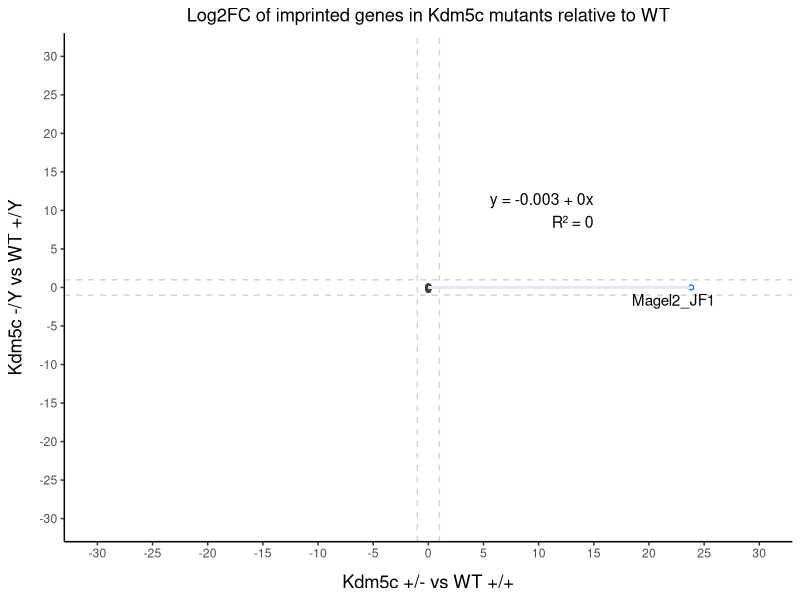

Recreate this plot in R. (Note: this script raises an error after producing the figure.)
##################################################################
# Author: Ilakkiya Venkatachalam
# About: Display DE expression across genotype comparisons for only the imprinted genes
# Input: published imprinted genes lists
#        shrunk comparison results tables for the four combinations I want to test
#         1. x: WT_F vs WT_M y: HT_F vs WT_F (better as volcano? not sex on geno interaction?)
#         2. x: WT_M vs WT_F y: KO_M vs WT_M (better as volcano? not sex on geno interaction?)
#         3. x: HT_F vs WT_F y: KO_M vs WT_M
#         4. x: KO_M vs HT_F y: WT_M vs WT_F
# Output: Pairwise scatterplots with imprinted genes colored by maternal or paternally expressed genes
##################################################################
setwd("C:/Users/ilakk/Dropbox (University of Michigan)/1Iwase Lab/Project - imprinted genes in F1 hybrid KDM5C-KO mice/2026.03.17_Kylee-ongoing-analysis/Kylee-Project")

### Read in the 5 _shrunk.csv processed results tables from data/processed
column_names <- c("baseMean", "log2FoldChange", "lfcSE", "pvalue", "padj", "gene_symbol")
HT_F_vs_WT_F <- read.table("data/processed/DESeq2_HT_F_vs_WT_F_shrunk.csv", sep = ",", header = TRUE, stringsAsFactors = FALSE, col.names = column_names)
KO_M_vs_WT_M <- read.table("data/processed/DESeq2_KO_M_vs_WT_M_shrunk.csv", sep = ",", header = TRUE, stringsAsFactors = FALSE, col.names = column_names)
KO_M_vs_HT_F <- read.table("data/processed/DESeq2_KO_M_vs_HT_F_shrunk.csv", sep = ",", header = TRUE, stringsAsFactors = FALSE, col.names = column_names)
WT_M_vs_WT_F <- read.table("data/processed/DESeq2_WT_M_vs_WT_F_shrunk.csv", sep = ",", header = TRUE, stringsAsFactors = FALSE, col.names = column_names)

# reorder to gave gene_symbol as the first column
reorder <- function(df) {
  df <- df[, c("gene_symbol", "baseMean", "log2FoldChange", "lfcSE", "pvalue", "padj")]
  return(df)
}

HT_F_vs_WT_F <- reorder(HT_F_vs_WT_F)
KO_M_vs_WT_M <- reorder(KO_M_vs_WT_M)
KO_M_vs_HT_F <- reorder(KO_M_vs_HT_F)
WT_M_vs_WT_F <- reorder(WT_M_vs_WT_F)

### Read in published imprinted gene lists (has expressed allele, not imprinted allele - helpful!)
library(dplyr)
imp_brain <- read.csv("data/raw/imprinted_brain_jf1x129s1.csv", check.names = FALSE) %>% 
  select(-Strand, -Status) %>%# remove unnecessary columns
  rename_with(~ gsub(" ", "_", .x)) #rename columns to be safe

imp_general <- read.csv("data/raw/imprinted_gene_list.csv") %>%
  select(-Status)# remove unnecessary columns

# Combine imprinted_brain and imprinted_genes, keeping imprinted_brain for duplicates
imp_ref <- bind_rows(imp_brain, imp_general) %>%
  distinct(Gene, .keep_all = TRUE)  # Keep first occurrence (imp_brain) if duplicate

### Subset the 4 DESeq2 results tables to only imprinted genes
## Function to filter only the rows with imprinted gene matches
## All return only 162 rows (81 genes out of the 147 list)
filter_imprinted <- function(df) {
  imp_genes <- unique(imp_ref$Gene)  # get unique list of imprinted gene symbols to match against
  df$base_gene <- sub("_(129|JF1)$", "", df$gene_symbol)  # strip trailing _129 or _JF1 to get base gene name
  df <- df[df$base_gene %in% imp_genes, , drop = FALSE]  # keep only rows whose base gene is imprinted
  df <- df %>% select(-base_gene)  # remove helper column
  #remove any rows in df where padj is NA
  df <- df[!is.na(df$padj), ]
  df #returns out
}

HT_F_vs_WT_F_imp <- filter_imprinted(HT_F_vs_WT_F)
KO_M_vs_WT_M_imp <- filter_imprinted(KO_M_vs_WT_M)
KO_M_vs_HT_F_imp <- filter_imprinted(KO_M_vs_HT_F)
WT_M_vs_WT_F_imp <- filter_imprinted(WT_M_vs_WT_F)

### Add information about expressed allele and active/imprinted allele identity for each imprinted gene
add_imprinting_status <- function(df) {  # annotate df using global imp_ref and df$gene_symbol
  df$base_gene <- sub("_(129|JF1)$", "", df$gene_symbol)  # base gene name = text before _129 or _JF1
  df$suffix <- sub("^.*_(129|JF1)$", "\\1", df$gene_symbol)  # capture the allele suffix ("129" or "JF1")
  
  map_vec <- setNames(as.character(imp_ref$Expressed_Allele), imp_ref$Gene)  # named lookup: Gene -> Expressed_Allele
  df$expressed_allele <- unname(map_vec[df$base_gene])  # add expressed_allele from imp_ref for matching genes (NA if no match)
  
  df$allele_status <- ifelse(  # create allele_status based on suffix + expressed_allele rules
    (df$suffix == "129" & df$expressed_allele == "Maternal") |
      (df$suffix == "JF1" & df$expressed_allele == "Paternal"),
    "active",
    ifelse(
      (df$suffix == "129" & df$expressed_allele == "Paternal") |
        (df$suffix == "JF1" & df$expressed_allele == "Maternal"),
      "imprinted",
      NA_character_
    )
  )
  
  df$base_gene <- NULL  # drop helper column
  df$suffix <- NULL  # drop helper column
  df  # return annotated dataframe
}

HT_F_vs_WT_F_imp <- add_imprinting_status(HT_F_vs_WT_F_imp)
KO_M_vs_WT_M_imp <- add_imprinting_status(KO_M_vs_WT_M_imp)
KO_M_vs_HT_F_imp <- add_imprinting_status(KO_M_vs_HT_F_imp)
WT_M_vs_WT_F_imp <- add_imprinting_status(WT_M_vs_WT_F_imp)

### Combine all tables into one for ease
library(dplyr)

# keep annotations from ONE table (they should be the same across all)
anno_tbl <- HT_F_vs_WT_F_imp %>%                               # pick any one of the 4
  select(gene_symbol, expressed_allele, allele_status) %>%     # keep only annotation cols
  distinct(gene_symbol, .keep_all = TRUE)                      # ensure 1 row per gene_symbol

# list of (gene_symbol, log2FoldChange) tables to merge
file_list <- list(
  HT_F_vs_WT_F_imp %>% select(gene_symbol, log2FoldChange),     # table 1
  KO_M_vs_WT_M_imp %>% select(gene_symbol, log2FoldChange),     # table 2
  KO_M_vs_HT_F_imp %>% select(gene_symbol, log2FoldChange),     # table 3
  WT_M_vs_WT_F_imp %>% select(gene_symbol, log2FoldChange)      # table 4
)

# merge all log2FCs by gene_symbol
allLog2FC <- Reduce(function(x, y) merge(x, y, by = "gene_symbol", all = TRUE), file_list)

# rename the 4 log2FC columns (match list order!)
colnames(allLog2FC) <- c("gene_symbol",
                         "log2FoldChange_HTF_vs_WTF",
                         "log2FoldChange_KOM_vs_WTM",
                         "log2FoldChange_KOM_vs_HTF",
                         "log2FoldChange_WTM_vs_WTF")

# add annotation columns once
allLog2FC <- allLog2FC %>%
  left_join(anno_tbl, by = "gene_symbol")

## Shortcut, start here
write.table(allLog2FC, "data/processed/allLog2FC-for-scatterplots.csv", sep=",", row.names=FALSE)

# =========================
# Pairwise Scatter Plots
# =========================
### Plot Related Functions
## Theme for plots
library(ggplot2)
theme_set(theme_classic(base_size = 11) + #theme_set sets a theme for all ggplot usage later. setting theme to theme_classic
            #making additional modifications to above existing theme by calling theme()
            theme(axis.title.y = element_text(margin = margin(0,10,0,0), size = rel(1.2), color = 'black'), 
                  axis.title.x = element_text(hjust = 0.5, margin = margin(10,0,0,0), size = rel(1.2), color = 'black'),
                  plot.title = element_text(hjust = 0.5, face = "plain")))

## Function for passing in all variables and generating scatterplots
threshold <- 1 # 1 = genes with 2x change. 0.6 = genes with 1.52x change
axes <- 30 # the range of both the x and y axes
ticks <- 5 # frequency of tick marks along both axes
library(ggrepel) # for non-overlapping text labels
library(ggplot2) # plotting

myscatterplot_fxn <- function(df, xvar, yvar, xlab_txt, ylab_txt, title_txt) {  # main plotting function
  # Calculate Intercept for the scatter
  fit1 <- lm(reformulate(xvar, yvar), data = df)  # fit yvar ~ xvar using column names passed as strings
  coefs <- coef(fit1)  # extract coefficients
  slope1 <- unname(coefs[[xvar]])  # coefficient for xvar
  intercept1 <- unname(coefs[["(Intercept)"]])  # intercept
  r_squared1 <- summary(fit1)$r.squared  # model R^2
  
  # Add helper columns for coloring/shaping
  df$.outside <- (abs(df[[xvar]]) >= threshold) | (abs(df[[yvar]]) >= threshold)  # outside dashed box in ANY direction (any quadrant)
  df$.colgrp <- ifelse(  # color group: gray if inside; otherwise blue/pink by expressed_allele
    df$.outside,
    ifelse(df$expressed_allele == "Paternal", "Paternal", "Maternal"),
    "Inside"
  )
  df$.fillgrp <- ifelse(  # fill group: white (hollow) for active; filled for imprinted; gray inside
    df$.outside,
    ifelse(df$allele_status == "active", "hollow", "filled"),
    "inside"
  )
  
  # Generating the plot
  scatterplot <- ggplot(data = df, aes(x = .data[[xvar]], y = .data[[yvar]])) +  # initialize plot with dynamic columns
    geom_vline(xintercept = c(-threshold, threshold), col = "lightgray", linetype = "dashed") +  # vertical threshold lines
    geom_hline(yintercept = c(-threshold, threshold), col = "lightgray", linetype = "dashed") +  # horizontal threshold lines
    geom_point(  # points
      aes(color = .colgrp, fill = .colgrp, shape = .fillgrp),  # color by paternal/maternal/inside; shape by hollow/filled
      size = 1.2, stroke = 0.6  # stroke controls outline thickness (useful for hollow points)
    ) +
    coord_cartesian(ylim = c(-axes, axes), xlim = c(-axes, axes)) +  # set visible bounds without dropping data
    labs(x = xlab_txt, y = ylab_txt) +  # axis labels
    scale_x_continuous(breaks = seq(-axes, axes, ticks)) +  # x ticks
    scale_y_continuous(breaks = seq(-axes, axes, ticks)) +  # y ticks
    ggtitle(paste0(title_txt)) +  # title
    # label ONLY genes outside threshold (all quadrants)
    geom_text_repel(
      data = df[df$.outside, ],  # label only outside-threshold points
      aes(label = gene_symbol),  # text labels
      max.overlaps = 60, direction = c("both"), force = 0.5, force_pull = 2,  # label repulsion settings
      point.padding = 0.1, box.padding = 0.25, segment.curvature = -0.1, segment.angle = 20,  # label styling
      na.rm = TRUE, show.legend = FALSE  # cleanup
    ) +
    # Circle shapes only: 21 = filled circle (uses fill), 1 = hollow circle
    scale_shape_manual(values = c(hollow = 1, filled = 21, inside = 21), guide = "none") +  # inside points use filled circle shape
    # Colors: inside = light gray; outside = blue/pink by expressed allele
    scale_color_manual(values = c(Inside = "grey25", Paternal = "dodgerblue3", Maternal = "deeppink3"), guide = "none") +  # outline colors
    scale_fill_manual(values = c(Inside = "grey25", Paternal = "dodgerblue3", Maternal = "deeppink3"), guide = "none") +  # fill colors (only used by shape 21)
    # Make "hollow" points have white fill while keeping colored outline
    guides(fill = "none", color = "none", shape = "none") +  # no legends
    geom_point(  # second layer to force hollow fill to white (only for outside+active)
      data = df[df$.outside & df$allele_status == "active", ],  # only hollow points
      aes(x = .data[[xvar]], y = .data[[yvar]], color = .colgrp),  # keep colored outlines
      shape = 21, fill = "white", size = 1.2, stroke = 0.6, inherit.aes = FALSE  # white fill, colored border
    ) +
    geom_smooth(method = "lm", se = TRUE, color = "lavender", fill = "gray85", alpha = 0.4) +  # regression line + CI
    annotate(  # regression equation + R^2 text box
      "text", x = (axes/2), y = axes/3,
      label = paste0(
        "y = ", round(intercept1, 3), " + ", round(slope1, 3), "x\n",
        "R² = ", round(r_squared1, 3)
      ),
      hjust = 1, size = 4, color = "black"
    )
  
  scatterplot  # return ggplot object
}

### Generate the two pariwise scatterplots
## Comparing x: HT_F vs WT_F y: KO_M vs WT_M
myscatterplot_1 <- myscatterplot_fxn(
  allLog2FC,
  "log2FoldChange_HTF_vs_WTF",
  "log2FoldChange_KOM_vs_WTM",
  "Kdm5c +/- vs WT +/+",
  "Kdm5c -/Y vs WT +/Y",
  "Log2FC of imprinted genes in Kdm5c mutants relative to WT"
)
myscatterplot_1
ggsave(filename = paste0("scatterplot_imp_log2FC-HT_FvWT_F-KO_MvWT_M.pdf"), plot = myscatterplot1, path = "figures/", width = 5, height = 5.5, units = "in", dpi = 300)

## Comparing x: KO_M vs HT_F y: WT_M vs WT_F
myscatterplot_2 <- myscatterplot_fxn(
  allLog2FC,
  "log2FoldChange_KOM_vs_HTF",
  "log2FoldChange_WTM_vs_WTF",
  "Kdm5c -/Y vs Kdm5c +/-",
  "WT +/Y vs WT +/+",
  "Log2FC of imprinted genes in Kdm5c mutants aligned by sex"
)
myscatterplot_2
ggsave(filename = paste0("scatterplot_imp_log2FC-KO_MvHT_F-WT_MvWT_F.pdf"), plot = myscatterplot2, path = "figures/", width = 5, height = 5.5, units = "in", dpi = 300)

# ### Merge tables again for volcano includes p-adj
# # keep annotations from ONE table (they should be the same across all)
# anno_tbl <- HT_F_vs_WT_F_imp %>%                               # pick any one of the 4
#   select(gene_symbol, expressed_allele, allele_status) %>%     # keep only annotation cols
#   distinct(gene_symbol, .keep_all = TRUE)                      # ensure 1 row per gene_symbol
# 
# # list of (gene_symbol, log2FoldChange) tables to merge
# file_list <- list(
#   HT_F_vs_WT_F_imp %>% select(gene_symbol, log2FoldChange, padj),     # table 1
#   KO_M_vs_WT_M_imp %>% select(gene_symbol, log2FoldChange, padj),     # table 2
#   KO_M_vs_HT_F_imp %>% select(gene_symbol, log2FoldChange, padj),     # table 3
#   WT_M_vs_WT_F_imp %>% select(gene_symbol, log2FoldChange, padj)      # table 4
# )
# 
# # merge all log2FCs by gene_symbol
# allLog2FC <- Reduce(function(x, y) merge(x, y, by = "gene_symbol", all = TRUE), file_list)
# 
# # rename the 4 log2FC columns (match list order!)
# colnames(allLog2FC) <- c("gene_symbol",
#                          "log2FC_HTF_vs_WTF",
#                          "padj_HTF_vs_WTF",
#                          "log2FC_KOM_vs_WTM",
#                          "padj_KOM_vs_WTM",
#                          "log2FC_KOM_vs_HTF",
#                          "padj_KOM_vs_HTF",
#                          "log2FC_WTM_vs_WTF",
#                          "padj_WTM_vs_WTF")
# 
# # add annotation columns once
# allLog2FC <- allLog2FC %>%
#   left_join(anno_tbl, by = "gene_symbol")
# 
# ## Shortcut, start here
# write.table(allLog2FC, "data/processed/allLog2FC-for-volcanos.csv", sep=",", row.names=FALSE)
# allLog2FC <- read.table("data/processed/allLog2FC-for-volcanos.csv", sep = ",", header = TRUE, stringsAsFactors = FALSE)

# ==========================
# Volcano Plots
# ==========================
## Volcano plot function (keeps the same color/shape logic you used for scatterplots)
## Assumes df has: gene_symbol, expressed_allele (Maternal/Paternal), allele_status (active/imprinted),
## and the DESeq2-style columns: log2FoldChange and padj (or whichever you pass in)

library(ggplot2)   # plotting
library(ggrepel)   # non-overlapping labels

## ---- standard volcano settings (outside the function) ----
lfc_threshold <- 1          # abs(log2FC) cutoff
padj_threshold <- 0.05      # adjusted p-value cutoff
x_axes <- 30                # volcano x range
y_axes <- 50                # volcano y range
x_ticks <- 2                # x tick spacing
y_ticks <- 10               # y tick spacing
label_max_overlaps <- 60    # max labels shown by ggrepel

## ---- volcano plot function ----
myvolcano_fxn <- function(df, lfc_col = "log2FoldChange", padj_col = "padj",
                          xlab_txt, ylab_txt = "-log10(padj)", title_txt) {
  
  if (!lfc_col %in% names(df)) stop("lfc_col not found: ", lfc_col)  # ensure LFC col exists
  if (!padj_col %in% names(df)) stop("padj_col not found: ", padj_col)  # ensure padj col exists
  if (!"expressed_allele" %in% names(df)) stop("Missing column: expressed_allele")  # needed for colors
  if (!"allele_status" %in% names(df)) stop("Missing column: allele_status")  # needed for hollow/filled
  if (!"gene_symbol" %in% names(df)) stop("Missing column: gene_symbol")  # needed for labels
  
  df$.lfc  <- as.numeric(df[[lfc_col]])                    # force numeric LFC
  df$.padj <- suppressWarnings(as.numeric(df[[padj_col]])) # force numeric padj
  df$.y    <- -log10(df$.padj)                             # y = -log10(padj)
  df$.y[!is.finite(df$.y)] <- NA_real_                     # set Inf/-Inf to NA (e.g., padj = 0)
  
  df$.sig <- !is.na(df$.padj) & (df$.padj <= padj_threshold) &  # sig by padj
    !is.na(df$.lfc) & (abs(df$.lfc) >= lfc_threshold)           # AND by abs(log2FC)
  
  df$.colgrp <- ifelse(                                    # color group
    df$.sig,
    ifelse(df$expressed_allele == "Paternal", "Paternal", "Maternal"),
    "NotSig"
  )
  
  df$.shapegrp <- ifelse(                                  # shape group (circle-only; hollowness from fill)
    df$.sig & df$allele_status == "active", "hollow",
    ifelse(df$.sig & df$allele_status == "imprinted", "filled", "notsig")
  )
  
  df$.fillcol <- ifelse(df$.shapegrp == "hollow", "white", df$.colgrp)  # hollow points get white fill
  
  p <- ggplot(df, aes(x = .lfc, y = .y)) +                 # plot with temp numeric cols
    geom_vline(xintercept = c(-lfc_threshold, lfc_threshold), col = "lightgray", linetype = "dashed") +  # LFC cutoffs
    geom_hline(yintercept = -log10(padj_threshold), col = "lightgray", linetype = "dashed") +            # padj cutoff
    geom_point(aes(color = .colgrp, fill = .fillcol, shape = .shapegrp),
               size = 1.2, stroke = 0.6, na.rm = TRUE) +   # points
    geom_text_repel(data = df[df$.sig, ],                  # label significant genes only
                    aes(label = gene_symbol),
                    max.overlaps = label_max_overlaps, direction = "both", force = 0.5, force_pull = 2,
                    point.padding = 0.1, box.padding = 0.25, segment.curvature = -0.1, segment.angle = 20,
                    na.rm = TRUE, show.legend = FALSE) +
    coord_cartesian(xlim = c(-x_axes, x_axes), ylim = c(0, y_axes)) +  # axis limits
    scale_x_continuous(breaks = seq(-x_axes, x_axes, x_ticks)) +       # x ticks
    scale_y_continuous(breaks = seq(0, y_axes, y_axes/ (y_axes/y_ticks))) +  # y ticks (keeps your y_ticks intent)
    labs(x = xlab_txt, y = ylab_txt, title = title_txt) +              # labels
    scale_shape_manual(values = c(hollow = 21, filled = 21, notsig = 21), guide = "none") +  # circle-only
    scale_color_manual(values = c(NotSig = "grey25", Paternal = "dodgerblue3", Maternal = "deeppink3"), guide = "none") +  # outlines
    scale_fill_manual(values = c(white = "white", NotSig = "grey25", Paternal = "dodgerblue3", Maternal = "deeppink3"), guide = "none")  # fills
  
  df$.lfc <- df$.padj <- df$.y <- df$.sig <- df$.colgrp <- df$.shapegrp <- df$.fillcol <- NULL  # remove temp cols (local copy only)
  p  # return plot
}

## ---- Generate volcano plots ----
# HT_F vs WT_F
v1 <- myvolcano_fxn(HT_F_vs_WT_F_imp, "log2FoldChange", "padj",
                    "log2FC", "-log10(padj)", "Kdm5c +/- vs +/+ Females")
v1

# KO_M vs WT_M
v2 <- myvolcano_fxn(KO_M_vs_WT_M_imp, "log2FoldChange", "padj",
                    "log2FC", "-log10(padj)", "Kdm5c -/Y vs +/Y Males")
v2

# KO_M vs HT_F
v3 <- myvolcano_fxn(KO_M_vs_HT_F_imp, "log2FoldChange", "padj",
                    "log2FC", "-log10(padj)", "Kdm5c -/Y vs +/Y Males")
v3

# WT_M vs WT_F
v4 <- myvolcano_fxn(WT_M_vs_WT_F_imp , "log2FoldChange", "padj",
                    "log2FC", "-log10(padj)", "WT Males vs Females")
v4


# =================
# New volcano plot code
# =================
library(ggplot2)
myvolcanoplot <- ggplot(data = KO_M_vs_WT_M_imp, aes(x = log2FoldChange, y = -log10(padj))) +
  geom_vline(xintercept = c(-0.6, 0.6), col = "gray", linetype = 'dashed') +
  geom_hline(yintercept = -log10(0.05), col = "gray", linetype = 'dashed') +
  geom_point(size = 2) +
  scale_color_manual(values = c("#00AFBB", "grey", "#bb0c00"), # to set the colours of our variable
                     labels = c("Downregulated", "Not significant", "Upregulated")) + # to set the labels in case we want to overwrite the categories from the dataframe (UP, DOWN, NO)
  coord_cartesian(ylim = c(0, 50), xlim = c(-8, 8)) + # since some genes can have minuslog10padj of inf, we set these limits
  labs(color = 'Severe', #legend_title,<br />
       x = expression("log"[2]*"FC"), y = expression("-log"[10]*"p-value")) +
  scale_x_continuous(breaks = seq(-10, 10, 2)) + # to customise the breaks in the x axis
  ggtitle('Kdm5c -/Y vs +/Y') #+ # Plot title
  #geom_text_repel(max.overlaps = Inf) # To show all labels 
myvolcanoplot
